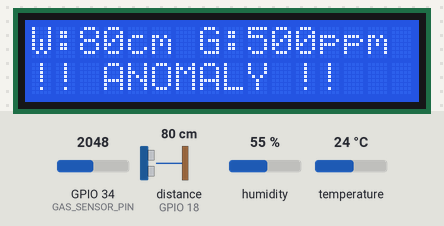
A sketch run on a simulated ESP32. Shown: 16×2 character LCD. Wiring (inferred from the names in the program): ultrasonic range finder: trigger GPIO 5; echo GPIO 18. The inputs (shaded band) are chosen by the test bench; at power-on: GPIO 34 (GAS_SENSOR_PIN) = 2048, distance to the obstacle (sensor on GPIO 18) 80 cm, humidity 55 %, temperature 24 °C. The echo pulse lasts 58.3 µs per cm; WiFi joins after 1.5 s; servers stay silent unless stated; the modem accepts every AT command (registered, SIM ready, sends succeed) and sends nothing else; what the sketch prints to the serial monitor is not drawn.

Above: at 12.5 s.
12.6 s: GPIO 34 (GAS_SENSOR_PIN) set to 1281
At 24.8 s:
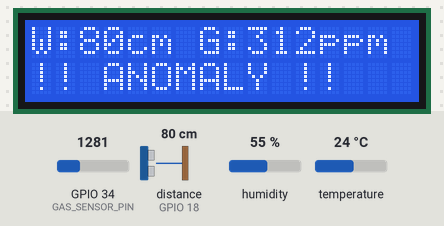
25.0 s: GPIO 34 (GAS_SENSOR_PIN) set to 1155
At 31.0 s:
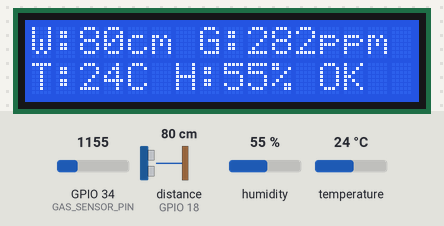
31.7 s: distance to the obstacle (sensor on GPIO 18) set to 55 cm
At 32.3 s:
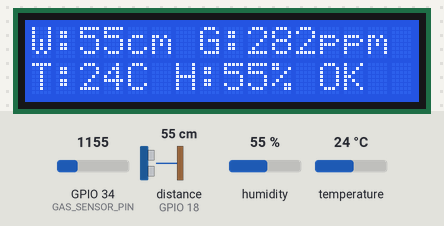
39.1 s: distance to the obstacle (sensor on GPIO 18) set to 46 cm
At 46.9 s:
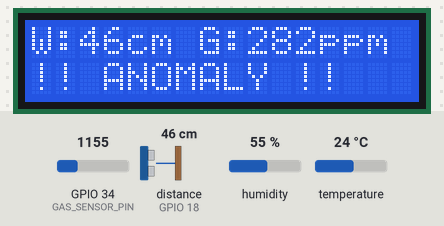
48.9 s: distance to the obstacle (sensor on GPIO 18) set to 2 cm
At 58.5 s:
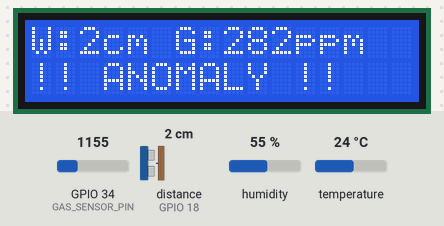
Timing chart, 0 to 60.0 s (numbered marks = the images above; inputs shaded):
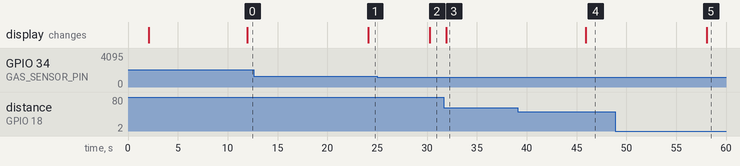

Measured:
- the behaviour switches between 1229 and 1228 on GPIO 34 (GAS_SENSOR_PIN) (found by bisection; images 1 and 2)
- the behaviour switches between 51 and 50 cm on distance to the obstacle (sensor on GPIO 18) (found by bisection; images 3 and 4)
- after the input at 12.6 s, the display: changes after 11.5 s (image 1)
- after the input at 25.0 s, the display: changes after 5.3 s (image 2)
- after the input at 31.7 s, the display: changes after 0.23 s (image 3)
- after the input at 39.1 s, the display: changes after 6.8 s (image 4)
- after the input at 48.9 s, the display: changes after 9.2 s (image 5)

The sketch:

smart_sewage_monitor.ino
```cpp
/*
 * Smart Sewage Monitoring System
 * IoT-Enabled Real-Time Detection with GSM Alerts & Blynk Dashboard
 *
 * Hardware:
 *   - ESP32 / Arduino Uno
 *   - HC-SR04 Ultrasonic Sensor (water level)
 *   - MQ-135 Gas Sensor (hazardous gas concentration)
 *   - DHT11 Temperature & Humidity Sensor
 *   - SIM800L GSM Module
 *   - 16x2 LCD Display (I2C)
 *
 * Cloud Platforms: Blynk IoT
 *
 * Authors: T. Vijayakumar, Logesh K, S Dhivya Shree,
 *          Sakthi Dharshini C, Sharan M S, Sreya Shinu
 * Institution: Dr. N.G.P. Institute of Technology, Coimbatore
 */

// ─── Library Includes ────────────────────────────────────────────────────────
#define BLYNK_TEMPLATE_ID   "YOUR_TEMPLATE_ID"
#define BLYNK_TEMPLATE_NAME "SmartSewage"
#define BLYNK_AUTH_TOKEN    "YOUR_AUTH_TOKEN"

#include <WiFi.h>                 // ESP32 Wi-Fi (remove if using Arduino Uno + GSM only)
#include <BlynkSimpleEsp32.h>     // Blynk for ESP32
#include <DHT.h>                  // DHT temperature/humidity sensor
#include <LiquidCrystal_I2C.h>   // I2C LCD
#include <SoftwareSerial.h>       // GSM serial communication

// ─── Pin Definitions ─────────────────────────────────────────────────────────
#define TRIG_PIN        5    // HC-SR04 Trigger
#define ECHO_PIN        18   // HC-SR04 Echo
#define GAS_SENSOR_PIN  34   // MQ-135 Analog output (ADC pin on ESP32)
#define DHT_PIN         4    // DHT11 Data pin
#define DHT_TYPE        DHT11

#define GSM_TX_PIN      16   // SIM800L TX → ESP32 RX
#define GSM_RX_PIN      17   // SIM800L RX → ESP32 TX

// ─── Threshold Constants ─────────────────────────────────────────────────────
const float WATER_LEVEL_THRESHOLD_CM = 50.0;   // Overflow alert if distance ≤ 50 cm
const int   GAS_THRESHOLD_PPM        = 300;    // Gas alert if concentration ≥ 300 ppm
const float TEMP_THRESHOLD_C         = 45.0;   // High-temp alert threshold

// ─── Blynk Virtual Pins ──────────────────────────────────────────────────────
#define VPIN_WATER_LEVEL   V0
#define VPIN_GAS_LEVEL     V1
#define VPIN_TEMPERATURE   V2
#define VPIN_HUMIDITY      V3
#define VPIN_ANOMALY_LED   V4   // LED widget: GREEN = safe, RED = anomaly

// ─── Alert Phone Number ──────────────────────────────────────────────────────
const char* ALERT_PHONE = "+91XXXXXXXXXX";   // Replace with operator's number

// ─── Wi-Fi Credentials ───────────────────────────────────────────────────────
const char* WIFI_SSID     = "YOUR_WIFI_SSID";
const char* WIFI_PASSWORD = "YOUR_WIFI_PASSWORD";

// ─── Object Instantiation ────────────────────────────────────────────────────
DHT dht(DHT_PIN, DHT_TYPE);
LiquidCrystal_I2C lcd(0x27, 16, 2);
SoftwareSerial gsmSerial(GSM_TX_PIN, GSM_RX_PIN);
BlynkTimer timer;

// ─── Global State ────────────────────────────────────────────────────────────
float waterLevelCm   = 0.0;
int   gasPPM         = 0;
float temperature    = 0.0;
float humidity       = 0.0;
bool  anomalyDetected = false;

// ─── Function Prototypes ─────────────────────────────────────────────────────
float measureWaterLevel();
int   readGasPPM();
void  updateLCD();
void  sendBlynkData();
void  checkThresholdsAndAlert();
void  sendSMSAlert(const String& message);
void  sendGSMCommand(const String& command, unsigned long timeout);

// ═════════════════════════════════════════════════════════════════════════════
void setup() {
  Serial.begin(115200);
  gsmSerial.begin(9600);

  // Sensor & display init
  dht.begin();
  lcd.init();
  lcd.backlight();

  // Ultrasonic sensor pins
  pinMode(TRIG_PIN, OUTPUT);
  pinMode(ECHO_PIN, INPUT);

  // Startup message on LCD
  lcd.setCursor(0, 0);
  lcd.print("Smart Sewage");
  lcd.setCursor(0, 1);
  lcd.print("System Init...");
  delay(2000);
  lcd.clear();

  // Connect to Blynk via Wi-Fi
  Blynk.begin(BLYNK_AUTH_TOKEN, WIFI_SSID, WIFI_PASSWORD);

  // Blynk timer: read & upload every 2 seconds
  timer.setInterval(2000L, sendBlynkData);

  Serial.println("System Ready.");
}

// ═════════════════════════════════════════════════════════════════════════════
void loop() {
  Blynk.run();
  timer.run();
}

// ─── Sensor Reading Functions ─────────────────────────────────────────────────

/**
 * Measure distance from ultrasonic sensor to water surface (cm).
 * A shorter distance means a higher water level (sensor mounted at top).
 */
float measureWaterLevel() {
  // Send 10 µs pulse
  digitalWrite(TRIG_PIN, LOW);
  delayMicroseconds(2);
  digitalWrite(TRIG_PIN, HIGH);
  delayMicroseconds(10);
  digitalWrite(TRIG_PIN, LOW);

  long duration = pulseIn(ECHO_PIN, HIGH, 30000); // 30 ms timeout
  if (duration == 0) return -1.0; // Sensor error

  float distance = (duration * 0.0343) / 2.0; // Speed of sound: 343 m/s
  return distance;
}

/**
 * Read MQ-135 analog value and convert to approximate PPM.
 * Calibration constant (RS_R0_RATIO) should be tuned in clean air.
 */
int readGasPPM() {
  int rawADC = analogRead(GAS_SENSOR_PIN); // 0–4095 on ESP32

  // Simple linear approximation (replace with datasheet curve for accuracy)
  // Typical: 0 → 0 ppm, 4095 → 1000 ppm
  int ppm = map(rawADC, 0, 4095, 0, 1000);
  return ppm;
}

// ─── Data Upload to Blynk ────────────────────────────────────────────────────
void sendBlynkData() {
  // Read all sensors
  waterLevelCm = measureWaterLevel();
  gasPPM       = readGasPPM();
  temperature  = dht.readTemperature();
  humidity     = dht.readHumidity();

  // Guard against sensor errors
  if (isnan(temperature)) temperature = 0.0;
  if (isnan(humidity))    humidity    = 0.0;

  // Check thresholds
  checkThresholdsAndAlert();

  // Push to Blynk
  Blynk.virtualWrite(VPIN_WATER_LEVEL,  waterLevelCm);
  Blynk.virtualWrite(VPIN_GAS_LEVEL,    gasPPM);
  Blynk.virtualWrite(VPIN_TEMPERATURE,  temperature);
  Blynk.virtualWrite(VPIN_HUMIDITY,     humidity);
  Blynk.virtualWrite(VPIN_ANOMALY_LED,  anomalyDetected ? 255 : 0);

  // Update LCD
  updateLCD();

  // Serial monitor log
  Serial.printf("[DATA] Level: %.1f cm | Gas: %d ppm | Temp: %.1f°C | Hum: %.1f%%\n",
                waterLevelCm, gasPPM, temperature, humidity);
}

// ─── Threshold-Based Anomaly Detection ───────────────────────────────────────
void checkThresholdsAndAlert() {
  bool waterAlert = (waterLevelCm > 0 && waterLevelCm <= WATER_LEVEL_THRESHOLD_CM);
  bool gasAlert   = (gasPPM >= GAS_THRESHOLD_PPM);
  bool tempAlert  = (temperature >= TEMP_THRESHOLD_C);

  anomalyDetected = waterAlert || gasAlert || tempAlert;

  if (waterAlert) {
    String msg = "ALERT: Sewage overflow risk! Water level: " +
                 String(waterLevelCm, 1) + " cm (threshold: " +
                 String(WATER_LEVEL_THRESHOLD_CM, 0) + " cm)";
    Serial.println(msg);
    sendSMSAlert(msg);
    Blynk.logEvent("water_overflow", msg);
  }

  if (gasAlert) {
    String msg = "ALERT: Hazardous gas detected! Concentration: " +
                 String(gasPPM) + " ppm (threshold: " +
                 String(GAS_THRESHOLD_PPM) + " ppm)";
    Serial.println(msg);
    sendSMSAlert(msg);
    Blynk.logEvent("gas_leak", msg);
  }

  if (tempAlert) {
    String msg = "ALERT: High temperature! Temp: " +
                 String(temperature, 1) + "°C";
    Serial.println(msg);
    Blynk.logEvent("high_temp", msg);
  }
}

// ─── LCD Display Update ───────────────────────────────────────────────────────
void updateLCD() {
  lcd.clear();
  // Row 0: Water level & gas
  lcd.setCursor(0, 0);
  lcd.printf("W:%.0fcm G:%dppm", waterLevelCm, gasPPM);
  // Row 1: Temperature & status
  lcd.setCursor(0, 1);
  if (anomalyDetected) {
    lcd.print("!! ANOMALY !!   ");
  } else {
    lcd.printf("T:%.0fC H:%.0f%% OK", temperature, humidity);
  }
}

// ─── GSM SMS Alert ────────────────────────────────────────────────────────────
void sendSMSAlert(const String& message) {
  Serial.println("Sending SMS alert...");
  sendGSMCommand("AT", 1000);
  sendGSMCommand("AT+CMGF=1", 1000);                          // Text mode
  sendGSMCommand("AT+CMGS=\"" + String(ALERT_PHONE) + "\"", 1000);
  gsmSerial.print(message);
  gsmSerial.write(26); // Ctrl+Z to send
  delay(3000);
  Serial.println("SMS sent.");
}

void sendGSMCommand(const String& command, unsigned long timeout) {
  gsmSerial.println(command);
  unsigned long start = millis();
  while (millis() - start < timeout) {
    if (gsmSerial.available()) {
      Serial.write(gsmSerial.read());
    }
  }
}
```
